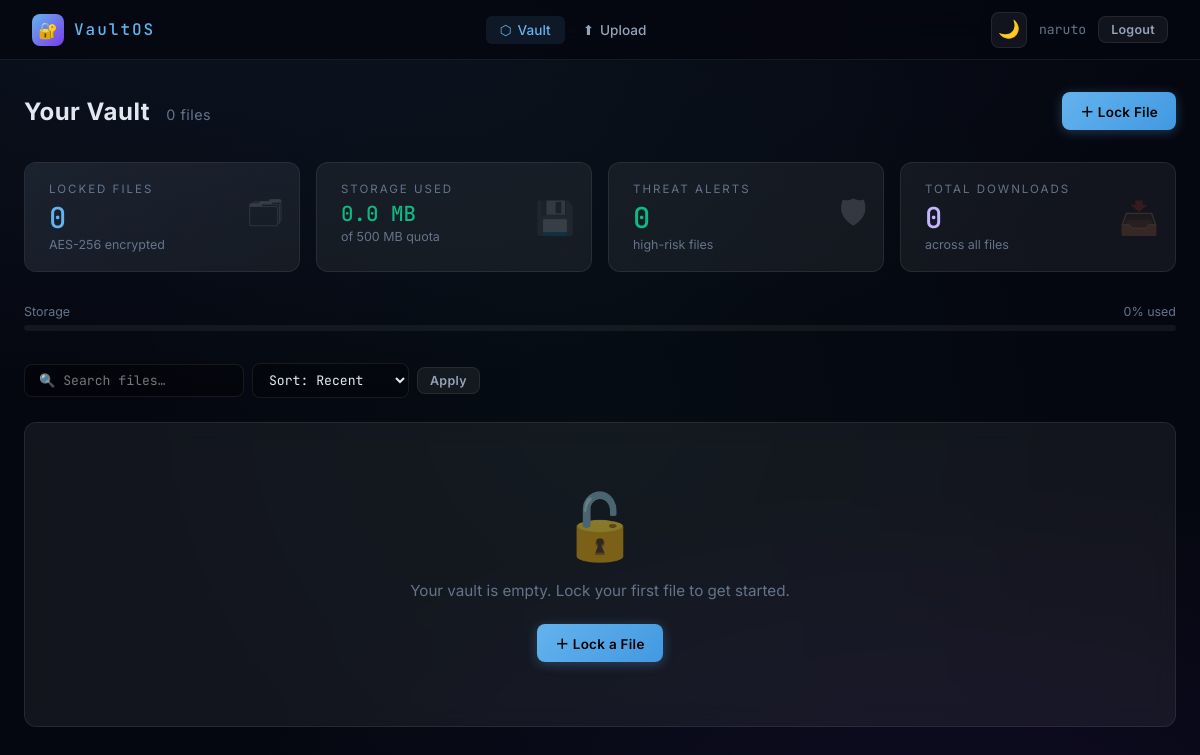
/dashboard (signed in), run on the app's committed database.
### app/models.py (models this page shows, shortened)
class User(UserMixin, db.Model):
    __tablename__ = 'users'
    id            = db.Column(db.Integer, primary_key=True)
    username      = db.Column(db.String(80),  unique=True, nullable=False)
    email         = db.Column(db.String(120), unique=True, nullable=False)
    password_hash = db.Column(db.String(256), nullable=False)
    is_admin      = db.Column(db.Boolean, default=False)
    is_active_acc = db.Column(db.Boolean, default=True)
    created_at    = db.Column(db.DateTime, default=datetime.now)
    last_login    = db.Column(db.DateTime)
    login_count   = db.Column(db.Integer, default=0)
    failed_logins = db.Column(db.Integer, default=0)
    storage_used  = db.Column(db.BigInteger, default=0)   # bytes
    storage_quota = db.Column(db.BigInteger, default=500 * 1024 * 1024)  # 500 MB
    email_verify_code    = db.Column(db.String(6), nullable=True)
    email_verify_expires = db.Column(db.DateTime, nullable=True)
    files     = db.relationship('LockedFile', backref='owner', lazy=True, cascade='all, delete-orphan', foreign_keys='LockedFile.user_id')
    audit_logs = db.relationship('AuditLog', backref='user', lazy=True, cascade='all, delete-orphan')
    def storage_percent(self):
        return min(100, int((self.storage_used / self.storage_quota) * 100))

### app/locker.py (the view)
@locker.route('/dashboard')
@login_required
def dashboard():
    q     = request.args.get('q', '').strip()
    tag   = request.args.get('tag', '').strip()
    sort  = request.args.get('sort', 'recent')
    query = LockedFile.query.filter_by(user_id=current_user.id, parent_id=None)
    if q:
        query = query.filter(LockedFile.original_filename.ilike(f'%{q}%'))
    if tag:
        query = query.filter(LockedFile.tags.ilike(f'%{tag}%'))
    if sort == 'name':
        query = query.order_by(LockedFile.original_filename.asc())
    elif sort == 'size':
        query = query.order_by(LockedFile.file_size.desc())
    elif sort == 'threat':
        query = query.order_by(LockedFile.ml_threat_score.desc())
    else:
        query = query.order_by(LockedFile.upload_time.desc())
    files      = query.all()
    total_size = sum(f.file_size for f in files)
    threat_files = [f for f in files if f.ml_threat_score > 0.6]
    return render_template('dashboard.html', files=files, total_size=total_size,
                           threat_files=threat_files, q=q, tag=tag, sort=sort)

### app/models.py (called while the page is built)
@login_manager.user_loader
def load_user(user_id):
    return User.query.get(int(user_id))

### templates/dashboard.html (shortened to what this page needs)
{% extends "base.html" %}
{% block content %}
<div class="page-header">
  <div>
    <div class="page-title">Your Vault <span>{{ files|length }} files</span></div>
  </div>
  <div style="display:flex;gap:8px;">
    <a href="{{ url_for('locker.upload') }}" class="btn btn-primary">＋ Lock File</a>
  </div>
</div>
<div class="stats-grid">
  <div class="stat-card" style="--glow-color:rgba(99,179,237,0.1)">
    <div class="stat-icon">🗂</div>
    <div class="stat-label">Locked Files</div>
    <div class="stat-value" style="color:var(--accent)">{{ files|length }}</div>
    <div class="stat-sub">AES-256 encrypted</div>
  </div>
  <div class="stat-card">
    <div class="stat-icon">💾</div>
    <div class="stat-label">Storage Used</div>
    <div class="stat-value" style="color:var(--accent3);font-size:1.3rem">{{ '%.1f'|format(total_size/1024/1024) }} MB</div>
    <div class="stat-sub">of {{ '%.0f'|format(current_user.storage_quota/1024/1024) }} MB quota</div>
  </div>
  <div class="stat-card">
    <div class="stat-icon">🛡</div>
    <div class="stat-label">Threat Alerts</div>
    <div class="stat-value" style="color:{% if threat_files %}var(--warn){% else %}var(--accent3){% endif %}">
      {{ threat_files|length }}
    </div>
    <div class="stat-sub">high-risk files</div>
  </div>
  <div class="stat-card">
    <div class="stat-icon">📥</div>
    <div class="stat-label">Total Downloads</div>
    <div class="stat-value" style="color:#c4b5fd">{{ files|sum(attribute='download_count') }}</div>
    <div class="stat-sub">across all files</div>
  </div>
</div>
<div class="storage-wrap">
  <div class="storage-label">
    <span>Storage</span>
    <span>{{ current_user.storage_percent() }}% used</span>
  </div>
  <div class="progress-bar"><div class="progress-fill" style="width:{{ current_user.storage_percent() }}%"></div></div>
</div>
<form class="filter-bar" method="GET">
  <input type="text" name="q" placeholder="🔍 Search files…" value="{{ q }}" style="max-width:220px;padding:7px 14px;font-size:0.82rem"/>
  <select name="sort">
    <option value="recent" {% if sort=='recent' %}selected{% endif %}>Sort: Recent</option>
  </select>
  <button type="submit" class="btn btn-ghost btn-sm">Apply</button>
</form>
{% if files %}
<div class="table-wrap">
  <table>
    <thead>
      <tr>
        <th>File</th><th>Category</th><th>Size</th>
        <th>Threat Score</th><th>Anomaly</th><th>Uploaded</th><th>Actions</th>
      </tr>
    </thead>
    <tbody>
      {% for f in files %}
      {% set thr, tcol = f.threat_label() %}
      <tr>
        <td>
          <div style="display:flex;flex-direction:column;gap:3px">
            <span class="file-name" title="{{ f.original_filename }}">{{ f.original_filename }}</span>
            {% if f.version > 1 %}<span style="font-size:0.7rem;color:var(--muted)">v{{ f.version }}</span>{% endif %}
            {% if f.tags %}
              {% for t in f.tags.split(',')[:2] %}
              <span class="tag-chip">{{ t.strip() }}</span>
              {% endfor %}
            {% endif %}
          </div>
        </td>
        <td>
          {% set icons={'document':'📄','office':'📊','image':'🖼','media':'🎵','archive':'📦','code':'💻','executable':'⚠️','other':'📎'} %}
          <span class="cat-icon">{{ icons.get(f.ml_file_category,'📎') }}</span>
          <span style="font-size:0.8rem;color:var(--muted)">{{ f.ml_file_category or '—' }}</span>
        </td>
        <td style="font-family:var(--mono);font-size:0.8rem;color:var(--muted)">
          {{ '%.1f'|format(f.file_size/1024) }} KB
        </td>
        <td>
          <div style="display:flex;align-items:center;gap:8px">
            <div class="threat-bar">
              <div class="threat-fill" style="width:{{ (f.ml_threat_score*100)|int }}%;background:{% if thr=='LOW' %}#10b981{% elif thr=='MEDIUM' %}#fbbf24{% elif thr=='HIGH' %}#f87171{% else %}#ef4444{% endif %}"></div>
            </div>
            <span class="badge badge-{{ thr.lower() }}">{{ thr }}</span>
          </div>
        </td>
        <td>
          {% if f.ml_is_anomaly %}
          <span class="badge badge-high">⚠ Anomaly</span>
          {% else %}
          <span style="font-size:0.75rem;color:var(--accent3)">✓ Normal</span>
          {% endif %}
        </td>
        <td style="font-family:var(--mono);font-size:0.78rem;color:var(--muted)">
          {{ f.upload_time.strftime('%d %b %Y') }}
        </td>
        <td>
          <div class="action-group">
            {% if f.file_extension in ('.png','.jpg','.jpeg','.gif','.pdf','.txt','.md','.csv','.py','.js','.html','.css','.log') %}
            <a href="{{ url_for('preview.preview_file', file_id=f.id) }}" class="btn btn-ghost btn-xs" title="Preview">👁</a>
            {% endif %}
            <a href="{{ url_for('locker.download', file_id=f.id) }}" class="btn btn-ghost btn-xs" title="Download">↓</a>
            <a href="{{ url_for('locker.file_detail', file_id=f.id) }}" class="btn btn-ghost btn-xs" title="Details">⋯</a>
            <form method="POST" action="{{ url_for('locker.delete', file_id=f.id) }}" onsubmit="return confirm('Permanently delete?')">
              <button type="submit" class="btn btn-danger btn-xs" title="Delete">✕</button>
            </form>
          </div>
        </td>
      </tr>
      {% endfor %}
    </tbody>
  </table>
</div>
{% else %}
<div class="card">
  <div class="card-body empty-state">
    <div class="es-icon">🔓</div>
    <p>Your vault is empty. Lock your first file to get started.</p>
    <a href="{{ url_for('locker.upload') }}" class="btn btn-primary">＋ Lock a File</a>
  </div>
</div>
{% endif %}
{% endblock %}

### templates/base.html (shortened to what this page needs)
<!DOCTYPE html>
<html lang="en" data-theme="dark">
<head>
</head>
<body>
<nav>
  <a class="brand" href="{{ url_for('locker.dashboard') if current_user.is_authenticated else url_for('auth.login') }}">
    <div class="brand-icon">🔐</div>
    <span class="brand-name">VaultOS</span>
  </a>
  {% if current_user.is_authenticated %}
  <div class="nav-center">
    <a class="nav-link {% if request.endpoint=='locker.dashboard' %}active{% endif %}" href="{{ url_for('locker.dashboard') }}">
      <span>⬡</span> Vault
    </a>
    <a class="nav-link {% if request.endpoint=='locker.upload' %}active{% endif %}" href="{{ url_for('locker.upload') }}">
      <span>⬆</span> Upload
    </a>
  </div>
  <div class="nav-right">
    <button class="theme-toggle" id="theme-toggle" title="Toggle theme">🌙</button>
    <span class="nav-user">{{ current_user.username }}</span>
    <a href="{{ url_for('auth.logout') }}" class="btn btn-ghost btn-sm">Logout</a>
  </div>
  {% else %}
  <div class="nav-right">
    <button class="theme-toggle" id="theme-toggle" title="Toggle theme">🌙</button>
    <a href="{{ url_for('auth.login') }}" class="btn btn-ghost btn-sm">Login</a>
    <a href="{{ url_for('auth.register') }}" class="btn btn-primary btn-sm">Register</a>
  </div>
  {% endif %}
</nav>
<main>
  {% block content %}{% endblock %}
</main>
</body>
</html>

### templates/dashboard.html (style rules this page uses)
.storage-wrap { margin-bottom:2rem }
.storage-label { display:flex;justify-content:space-between;font-size:0.78rem;color:var(--muted);margin-bottom:6px }
.filter-bar { display:flex;gap:8px;flex-wrap:wrap;align-items:center;margin-bottom:1.5rem }
.filter-bar select { width:auto;padding:7px 12px;font-size:0.82rem }

### data on the page
User: username "naruto", current_user.storage_quota/1024/1024 "500", storage_percent "0"

### other printed values
{{ files|length }} "0"
{{ '%.1f'|format(total_size/1024/1024) }} "0.0"
{{ threat_files|length }} "0"
{{ files|sum(attribute='download_count') }} "0"
